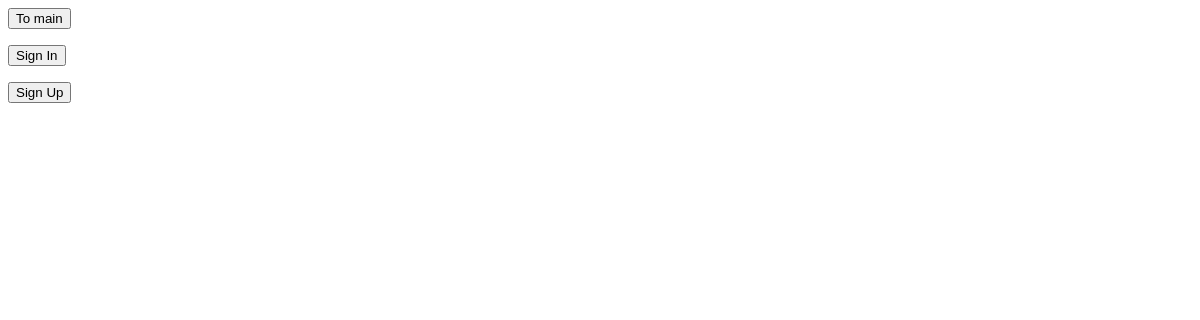
/lists, run on an earlier commit of the app's database.
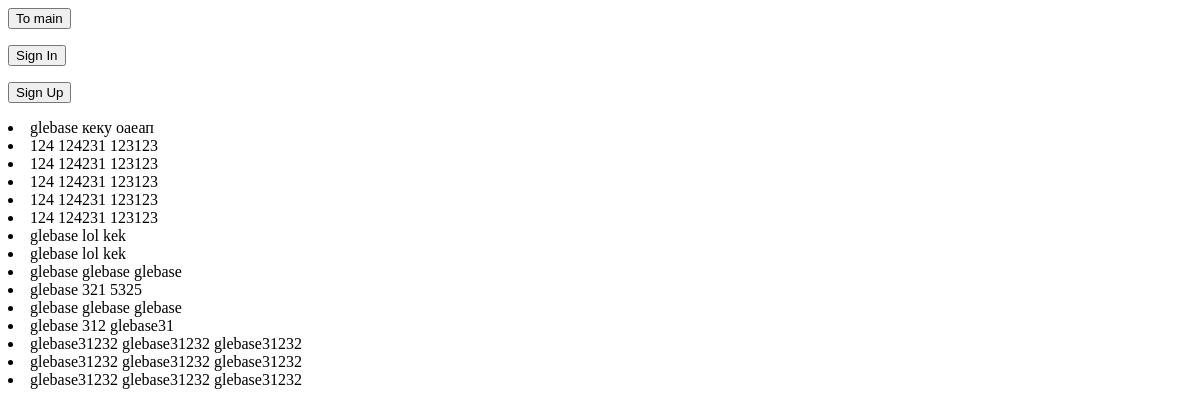
And on a later commit of the database.
### tables this page shows
CREATE TABLE lists(nick TEXT, title TEXT, description TEXT);

### routers/lists.py (the view)
@router_lists.get("/lists")
def get_lists(response: Response, request: Request, nick: str = Depends(check_token)):
    with sqlite3.connect("db/database.db") as db:
        cursor = db.cursor()
        cursor.execute("SELECT * FROM lists")
        rows = cursor.fetchall()
        respons = [row for row in rows]
    if nick is None:
        return templates.TemplateResponse("lists.html", {"request": request, "response": respons})
    return templates.TemplateResponse("lists.html", {"request": request, "response": respons, "nick": nick})

### front/templates/lists.html (shortened to what this page needs)
<!DOCTYPE html>
<html lang="en">
<head>
</head>
<body>
    <a href="http://127.0.0.1:8000/"><button>To main</button></a> <p></p>
    {% if nick %}
    <header class="header">
        <div class="name">
            {{ nick }}
        </div>
        <p></p>
        <script>
            async function deleteToken() {
                const cookieName = 'jwt';
                document.cookie = cookieName + '=; expires=Thu, 01 Jan 1970 00:00:00 GMT; path=/;';
                window.location.href = "http://127.0.0.1:8000/lists";
            }
        </script>
        <button onclick="deleteToken()">Logout</button>
        <p></p>
    </header>
    {% else %}
    <a href="/user/login"> <button> Sign In </button> </a>
    <a href="/user/register"> <button> Sign Up </button> </a>
    {% endif %}
    {% for list in response %}
        <li>{{ list[0] }} {{ list[1] }} {{ list[2] }}</li>
    {% endfor %}
</body>
</html>

What changed in the data, as far as the page shows it:
added lists: nick "glebase", title "кеку", description "оаеап"
added lists: nick "124", title "124231", description "123123"
added lists: nick "124", title "124231", description "123123"
added lists: nick "124", title "124231", description "123123"
added lists: nick "124", title "124231", description "123123"
added lists: nick "124", title "124231", description "123123"
added lists: nick "glebase", title "lol", description "kek"
added lists: nick "glebase", title "lol", description "kek"
added lists: nick "glebase", title "glebase", description "glebase"
added lists: nick "glebase", title "321", description "5325"
added lists: nick "glebase", title "glebase", description "glebase"
added lists: nick "glebase", title "312", description "glebase31"
added lists: nick "glebase31232", title "glebase31232", description "glebase31232"
added lists: nick "glebase31232", title "glebase31232", description "glebase31232"
added lists: nick "glebase31232", title "glebase31232", description "glebase31232"
